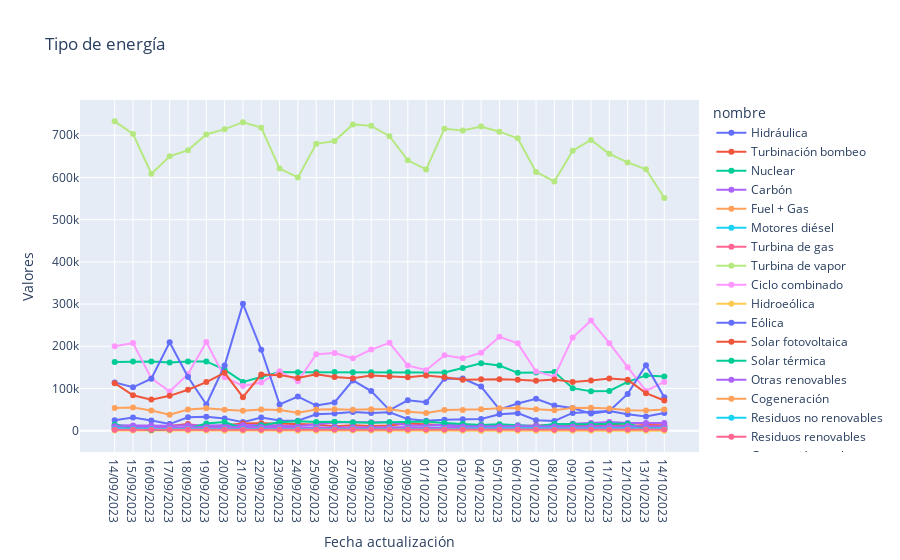

Source (notebook cell):
### Code cell
px.line(data_frame = df_generacion, x = 'Fecha actualización', y = 'Valores', color = 'nombre',
        line_group= 'tipo de energía',
        title= 'Tipo de energía',
        markers = True)

### Figure 1 — Plotly figure (JSON) as saved in the notebook; plotly's stock layout.template omitted (floating-point values rounded to 4 significant figures)
{"data": [{"hovertemplate": "nombre=Hidráulica<br>tipo de energía=Renovable<br>Fecha actualización=%{x}<br>Valores=%{y}<extra></extra>", "legendgroup": "Hidráulica", "line": {"color": "#636efa", "dash": "solid"}, "marker": {"symbol": "circle"}, "mode": "lines+markers", "name": "Hidráulica", "orientation": "v", "showlegend": true, "type": "scatter", "x": ["14/09/2023", "15/09/2023", "16/09/2023", "17/09/2023", "18/09/2023", "19/09/2023", "20/09/2023", "21/09/2023", "22/09/2023", "23/09/2023", "24/09/2023", "25/09/2023", "26/09/2023", "27/09/2023", "28/09/2023", "29/09/2023", "30/09/2023", "01/10/2023", "02/10/2023", "03/10/2023", "04/10/2023", "05/10/2023", "06/10/2023", "07/10/2023", "08/10/2023", "09/10/2023", "10/10/2023", "11/10/2023", "12/10/2023", "13/10/2023", "14/10/2023"], "xaxis": "x", "y": [24810.0, 31050.0, 24150.0, 15560.0, 31780.0, 33070.0, 29080.0, 20210.0, 31120.0, 24340.0, 23310.0, 38970.0, 40810.0, 44280.0, 41710.0, 43510.0, 27450.0, 23510.0, 25840.0, 27090.0, 27620.0, 38750.0, 41530.0, 24530.0, 22870.0, 41940.0, 43710.0, 46670.0, 38680.0, 33760.0, 41600.0], "yaxis": "y"}, {"hovertemplate": "nombre=Turbinación bombeo<br>tipo de energía=No-Renovable<br>Fecha actualización=%{x}<br>Valores=%{y}<extra></extra>", "legendgroup": "Turbinación bombeo", "line": {"color": "#EF553B", "dash": "solid"}, "marker": {"symbol": "circle"}, "mode": "lines+markers", "name": "Turbinación bombeo", "orientation": "v", "showlegend": true, "type": "scatter", "x": ["14/09/2023", "15/09/2023", "16/09/2023", "17/09/2023", "18/09/2023", "19/09/2023", "20/09/2023", "21/09/2023", "22/09/2023", "23/09/2023", "24/09/2023", "25/09/2023", "26/09/2023", "27/09/2023", "28/09/2023", "29/09/2023", "30/09/2023", "01/10/2023", "02/10/2023", "03/10/2023", "04/10/2023", "05/10/2023", "06/10/2023", "07/10/2023", "08/10/2023", "09/10/2023", "10/10/2023", "11/10/2023", "12/10/2023", "13/10/2023", "14/10/2023"], "xaxis": "x", "y": [8771.0, 10600.0, 10800.0, 11030.0, 15820.0, 7985.0, 12820.0, 16810.0, 17310.0, 16400.0, 14720.0, 14650.0, 10640.0, 12960.0, 11140.0, 11970.0, 17000.0, 15330.0, 13880.0, 10750.0, 13200.0, 7383.0, 10280.0, 12320.0, 13200.0, 13080.0, 10480.0, 15060.0, 10890.0, 13480.0, 12820.0], "yaxis": "y"}, {"hovertemplate": "nombre=Nuclear<br>tipo de energía=No-Renovable<br>Fecha actualización=%{x}<br>Valores=%{y}<extra></extra>", "legendgroup": "Nuclear", "line": {"color": "#00cc96", "dash": "solid"}, "marker": {"symbol": "circle"}, "mode": "lines+markers", "name": "Nuclear", "orientation": "v", "showlegend": true, "type": "scatter", "x": ["14/09/2023", "15/09/2023", "16/09/2023", "17/09/2023", "18/09/2023", "19/09/2023", "20/09/2023", "21/09/2023", "22/09/2023", "23/09/2023", "24/09/2023", "25/09/2023", "26/09/2023", "27/09/2023", "28/09/2023", "29/09/2023", "30/09/2023", "01/10/2023", "02/10/2023", "03/10/2023", "04/10/2023", "05/10/2023", "06/10/2023", "07/10/2023", "08/10/2023", "09/10/2023", "10/10/2023", "11/10/2023", "12/10/2023", "13/10/2023", "14/10/2023"], "xaxis": "x", "y": [162700.0, 163700.0, 163800.0, 161600.0, 163900.0, 164100.0, 144400.0, 115400.0, 127700.0, 139100.0, 138500.0, 138500.0, 138800.0, 138500.0, 138400.0, 138300.0, 138200.0, 137700.0, 138000.0, 148400.0, 159600.0, 154300.0, 137000.0, 137700.0, 138800.0, 100700.0, 93270.0, 93960.0, 115500.0, 130900.0, 128400.0], "yaxis": "y"}, {"hovertemplate": "nombre=Carbón<br>tipo de energía=No-Renovable<br>Fecha actualización=%{x}<br>Valores=%{y}<extra></extra>", "legendgroup": "Carbón", "line": {"color": "#ab63fa", "dash": "solid"}, "marker": {"symbol": "circle"}, "mode": "lines+markers", "name": "Carbón", "orientation": "v", "showlegend": true, "type": "scatter", "x": ["14/09/2023", "15/09/2023", "16/09/2023", "17/09/2023", "18/09/2023", "19/09/2023", "20/09/2023", "21/09/2023", "22/09/2023", "23/09/2023", "24/09/2023", "25/09/2023", "26/09/2023", "27/09/2023", "28/09/2023", "29/09/2023", "30/09/2023", "01/10/2023", "02/10/2023", "03/10/2023", "04/10/2023", "05/10/2023", "06/10/2023", "07/10/2023", "08/10/2023", "09/10/2023", "10/10/2023", "11/10/2023", "12/10/2023", "13/10/2023", "14/10/2023"], "xaxis": "x", "y": [12940.0, 12410.0, 12100.0, 11520.0, 12920.0, 11970.0, 12900.0, 13550.0, 13200.0, 11660.0, 10730.0, 15120.0, 19460.0, 19890.0, 19830.0, 20140.0, 12660.0, 12120.0, 13780.0, 12720.0, 13600.0, 12800.0, 12860.0, 11370.0, 12240.0, 16360.0, 18240.0, 20320.0, 17950.0, 18330.0, 18290.0], "yaxis": "y"}, {"hovertemplate": "nombre=Fuel + Gas<br>tipo de energía=No-Renovable<br>Fecha actualización=%{x}<br>Valores=%{y}<extra></extra>", "legendgroup": "Fuel + Gas", "line": {"color": "#FFA15A", "dash": "solid"}, "marker": {"symbol": "circle"}, "mode": "lines+markers", "name": "Fuel + Gas", "orientation": "v", "showlegend": true, "type": "scatter", "x": ["04/10/2023"], "xaxis": "x", "y": [-0.001], "yaxis": "y"}, {"hovertemplate": "nombre=Motores diésel<br>tipo de energía=No-Renovable<br>Fecha actualización=%{x}<br>Valores=%{y}<extra></extra>", "legendgroup": "Motores diésel", "line": {"color": "#19d3f3", "dash": "solid"}, "marker": {"symbol": "circle"}, "mode": "lines+markers", "name": "Motores diésel", "orientation": "v", "showlegend": true, "type": "scatter", "x": ["14/09/2023", "15/09/2023", "16/09/2023", "17/09/2023", "18/09/2023", "19/09/2023", "20/09/2023", "21/09/2023", "22/09/2023", "23/09/2023", "24/09/2023", "25/09/2023", "26/09/2023", "27/09/2023", "28/09/2023", "29/09/2023", "30/09/2023", "01/10/2023", "02/10/2023", "03/10/2023", "04/10/2023", "05/10/2023", "06/10/2023", "07/10/2023", "08/10/2023", "09/10/2023", "10/10/2023", "11/10/2023", "12/10/2023", "13/10/2023", "14/10/2023"], "xaxis": "x", "y": [6896.0, 7183.0, 7680.0, 6553.0, 6491.0, 6681.0, 7016.0, 6738.0, 6893.0, 6408.0, 6303.0, 7001.0, 6416.0, 5919.0, 5954.0, 7659, 7695.0, 6580.0, 7236.0, 7788.0, 7230.0, 7839.0, 7955.0, 7535.0, 7311.0, 8277.0, 8367.0, 8138.0, 7445.0, 8311.0, 8323.0], "yaxis": "y"}, {"hovertemplate": "nombre=Turbina de gas<br>tipo de energía=No-Renovable<br>Fecha actualización=%{x}<br>Valores=%{y}<extra></extra>", "legendgroup": "Turbina de gas", "line": {"color": "#FF6692", "dash": "solid"}, "marker": {"symbol": "circle"}, "mode": "lines+markers", "name": "Turbina de gas", "orientation": "v", "showlegend": true, "type": "scatter", "x": ["14/09/2023", "15/09/2023", "16/09/2023", "17/09/2023", "18/09/2023", "19/09/2023", "20/09/2023", "21/09/2023", "22/09/2023", "23/09/2023", "24/09/2023", "25/09/2023", "26/09/2023", "27/09/2023", "28/09/2023", "29/09/2023", "30/09/2023", "01/10/2023", "02/10/2023", "03/10/2023", "04/10/2023", "05/10/2023", "06/10/2023", "07/10/2023", "08/10/2023", "09/10/2023", "10/10/2023", "11/10/2023", "12/10/2023", "13/10/2023", "14/10/2023"], "xaxis": "x", "y": [2751.0, 3074.0, 2142.0, 1995.0, 3068.0, 2371.0, 2011.0, 1744.0, 1559.0, 1222.0, 1361.0, 1900.0, 2318.0, 2090.0, 1939.0, 1689.0, 2080.0, 1659.0, 2860.0, 3299.0, 3058.0, 3402.0, 2838.0, 2113.0, 2138.0, 3442.0, 3338.0, 3509.0, 1708.0, 2989.0, 1913.0], "yaxis": "y"}, {"hovertemplate": "nombre=Turbina de vapor<br>tipo de energía=No-Renovable<br>Fecha actualización=%{x}<br>Valores=%{y}<extra></extra>", "legendgroup": "Turbina de vapor", "line": {"color": "#B6E880", "dash": "solid"}, "marker": {"symbol": "circle"}, "mode": "lines+markers", "name": "Turbina de vapor", "orientation": "v", "showlegend": true, "type": "scatter", "x": ["14/09/2023", "15/09/2023", "16/09/2023", "17/09/2023", "18/09/2023", "19/09/2023", "20/09/2023", "21/09/2023", "22/09/2023", "23/09/2023", "24/09/2023", "25/09/2023", "26/09/2023", "27/09/2023", "28/09/2023", "29/09/2023", "30/09/2023", "01/10/2023", "02/10/2023", "03/10/2023", "04/10/2023", "05/10/2023", "06/10/2023", "07/10/2023", "08/10/2023", "09/10/2023", "10/10/2023", "11/10/2023", "12/10/2023", "13/10/2023", "14/10/2023"], "xaxis": "x", "y": [2695.0, 2756.0, 2921.0, 2875.0, 3207.0, 3308.0, 3272.0, 3409.0, 3504.0, 3310.0, 3177.0, 4153.0, 3578.0, 3393.0, 3515.0, 4475.0, 3879.0, 3686.0, 3804.0, 3988.0, 4626.0, 4715.0, 4919.0, 4981.0, 4575.0, 4451.0, 4839.0, 4265.0, 3501.0, 4086.0, 3684.0], "yaxis": "y"}, {"hovertemplate": "nombre=Ciclo combinado<br>tipo de energía=No-Renovable<br>Fecha actualización=%{x}<br>Valores=%{y}<extra></extra>", "legendgroup": "Ciclo combinado", "line": {"color": "#FF97FF", "dash": "solid"}, "marker": {"symbol": "circle"}, "mode": "lines+markers", "name": "Ciclo combinado", "orientation": "v", "showlegend": true, "type": "scatter", "x": ["14/09/2023", "15/09/2023", "16/09/2023", "17/09/2023", "18/09/2023", "19/09/2023", "20/09/2023", "21/09/2023", "22/09/2023", "23/09/2023", "24/09/2023", "25/09/2023", "26/09/2023", "27/09/2023", "28/09/2023", "29/09/2023", "30/09/2023", "01/10/2023", "02/10/2023", "03/10/2023", "04/10/2023", "05/10/2023", "06/10/2023", "07/10/2023", "08/10/2023", "09/10/2023", "10/10/2023", "11/10/2023", "12/10/2023", "13/10/2023", "14/10/2023"], "xaxis": "x", "y": [199800.0, 207600.0, 123900.0, 92830.0, 133900.0, 210200.0, 126700.0, 105900.0, 114000.0, 140600.0, 117100.0, 181000.0, 183900.0, 171400.0, 192100.0, 208100.0, 154400.0, 143100.0, 178600.0, 171400.0, 184500.0, 222300.0, 206900.0, 140300.0, 128000.0, 220600.0, 260800.0, 207400.0, 150300.0, 94090.0, 115600.0], "yaxis": "y"}, {"hovertemplate": "nombre=Hidroeólica<br>tipo de energía=Renovable<br>Fecha actualización=%{x}<br>Valores=%{y}<extra></extra>", "legendgroup": "Hidroeólica", "line": {"color": "#FECB52", "dash": "solid"}, "marker": {"symbol": "circle"}, "mode": "lines+markers", "name": "Hidroeólica", "orientation": "v", "showlegend": true, "type": "scatter", "x": ["14/09/2023", "15/09/2023", "16/09/2023", "17/09/2023", "18/09/2023", "19/09/2023", "20/09/2023", "21/09/2023", "22/09/2023", "23/09/2023", "24/09/2023", "25/09/2023", "26/09/2023", "27/09/2023", "28/09/2023", "29/09/2023", "30/09/2023", "01/10/2023", "02/10/2023", "03/10/2023", "04/10/2023", "05/10/2023", "06/10/2023", "07/10/2023", "08/10/2023", "09/10/2023", "10/10/2023", "11/10/2023", "12/10/2023", "13/10/2023", "14/10/2023"], "xaxis": "x", "y": [75.19, 71.51, 24.82, 71.8, 82.06, 97.68, 42.12, 43.43, 49.38, 50.17, 40.15, 54.19, 69.27, 93.93, 95.33, 28.09, -2.192, -0.077, 2.047, 21.27, 26.19, 2.947, 3.604, 4.891, 13.57, 10.62, 6.117, 14.36, 0.664, 0.94, 1.746], "yaxis": "y"}, {"hovertemplate": "nombre=Eólica<br>tipo de energía=Renovable<br>Fecha actualización=%{x}<br>Valores=%{y}<extra></extra>", "legendgroup": "Eólica", "line": {"color": "#636efa", "dash": "solid"}, "marker": {"symbol": "circle"}, "mode": "lines+markers", "name": "Eólica", "orientation": "v", "showlegend": true, "type": "scatter", "x": ["14/09/2023", "15/09/2023", "16/09/2023", "17/09/2023", "18/09/2023", "19/09/2023", "20/09/2023", "21/09/2023", "22/09/2023", "23/09/2023", "24/09/2023", "25/09/2023", "26/09/2023", "27/09/2023", "28/09/2023", "29/09/2023", "30/09/2023", "01/10/2023", "02/10/2023", "03/10/2023", "04/10/2023", "05/10/2023", "06/10/2023", "07/10/2023", "08/10/2023", "09/10/2023", "10/10/2023", "11/10/2023", "12/10/2023", "13/10/2023", "14/10/2023"], "xaxis": "x", "y": [114400.0, 102700.0, 123200.0, 209500.0, 127100.0, 61870.0, 154400.0, 300400.0, 191700.0, 62210.0, 80960.0, 59480.0, 66700.0, 119100.0, 93720.0, 48740.0, 71790.0, 67340.0, 123200.0, 123400.0, 104400.0, 50450.0, 64420.0, 75520.0, 59590.0, 53810.0, 40360.0, 46530.0, 87100.0, 155100.0, 78890.0], "yaxis": "y"}, {"hovertemplate": "nombre=Solar fotovoltaica<br>tipo de energía=Renovable<br>Fecha actualización=%{x}<br>Valores=%{y}<extra></extra>", "legendgroup": "Solar fotovoltaica", "line": {"color": "#EF553B", "dash": "solid"}, "marker": {"symbol": "circle"}, "mode": "lines+markers", "name": "Solar fotovoltaica", "orientation": "v", "showlegend": true, "type": "scatter", "x": ["14/09/2023", "15/09/2023", "16/09/2023", "17/09/2023", "18/09/2023", "19/09/2023", "20/09/2023", "21/09/2023", "22/09/2023", "23/09/2023", "24/09/2023", "25/09/2023", "26/09/2023", "27/09/2023", "28/09/2023", "29/09/2023", "30/09/2023", "01/10/2023", "02/10/2023", "03/10/2023", "04/10/2023", "05/10/2023", "06/10/2023", "07/10/2023", "08/10/2023", "09/10/2023", "10/10/2023", "11/10/2023", "12/10/2023", "13/10/2023", "14/10/2023"], "xaxis": "x", "y": [112500.0, 83970.0, 73570.0, 82520.0, 97000.0, 115100.0, 136900.0, 79270.0, 133000.0, 131600.0, 124600.0, 133600.0, 127300.0, 124400.0, 130400.0, 128500.0, 126400.0, 130700.0, 126600.0, 120700.0, 121800.0, 121500.0, 120700.0, 118500.0, 121500.0, 115100.0, 118800.0, 123600.0, 120400.0, 88910.0, 71360.0], "yaxis": "y"}, {"hovertemplate": "nombre=Solar térmica<br>tipo de energía=Renovable<br>Fecha actualización=%{x}<br>Valores=%{y}<extra></extra>", "legendgroup": "Solar térmica", "line": {"color": "#00cc96", "dash": "solid"}, "marker": {"symbol": "circle"}, "mode": "lines+markers", "name": "Solar térmica", "orientation": "v", "showlegend": true, "type": "scatter", "x": ["14/09/2023", "15/09/2023", "16/09/2023", "17/09/2023", "18/09/2023", "19/09/2023", "20/09/2023", "21/09/2023", "22/09/2023", "23/09/2023", "24/09/2023", "25/09/2023", "26/09/2023", "27/09/2023", "28/09/2023", "29/09/2023", "30/09/2023", "01/10/2023", "02/10/2023", "03/10/2023", "04/10/2023", "05/10/2023", "06/10/2023", "07/10/2023", "08/10/2023", "09/10/2023", "10/10/2023", "11/10/2023", "12/10/2023", "13/10/2023", "14/10/2023"], "xaxis": "x", "y": [14430.0, 6282.0, 1329.0, 2884.0, 4759.0, 16800.0, 20320.0, 5231.0, 12840.0, 19950.0, 22560.0, 20530.0, 21100.0, 19450.0, 18620.0, 19660.0, 19700.0, 21470.0, 18330.0, 16070.0, 13370.0, 15050.0, 12170.0, 10160.0, 15610.0, 14940.0, 15090.0, 16530.0, 16130.0, 4994.0, 3829.0], "yaxis": "y"}, {"hovertemplate": "nombre=Otras renovables<br>tipo de energía=Renovable<br>Fecha actualización=%{x}<br>Valores=%{y}<extra></extra>", "legendgroup": "Otras renovables", "line": {"color": "#ab63fa", "dash": "solid"}, "marker": {"symbol": "circle"}, "mode": "lines+markers", "name": "Otras renovables", "orientation": "v", "showlegend": true, "type": "scatter", "x": ["14/09/2023", "15/09/2023", "16/09/2023", "17/09/2023", "18/09/2023", "19/09/2023", "20/09/2023", "21/09/2023", "22/09/2023", "23/09/2023", "24/09/2023", "25/09/2023", "26/09/2023", "27/09/2023", "28/09/2023", "29/09/2023", "30/09/2023", "01/10/2023", "02/10/2023", "03/10/2023", "04/10/2023", "05/10/2023", "06/10/2023", "07/10/2023", "08/10/2023", "09/10/2023", "10/10/2023", "11/10/2023", "12/10/2023", "13/10/2023", "14/10/2023"], "xaxis": "x", "y": [10620.0, 10810.0, 9480.0, 7427.0, 7906.0, 8720.0, 8347.0, 8638.0, 8869.0, 8998.0, 7589.0, 7919.0, 7809.0, 7818.0, 7734.0, 7933.0, 8141.0, 7085.0, 7468.0, 9854.0, 10250.0, 10110.0, 10830.0, 10400.0, 9847.0, 10100.0, 10460.0, 10920.0, 10910.0, 10130.0, 10130.0], "yaxis": "y"}, {"hovertemplate": "nombre=Cogeneración<br>tipo de energía=No-Renovable<br>Fecha actualización=%{x}<br>Valores=%{y}<extra></extra>", "legendgroup": "Cogeneración", "line": {"color": "#FFA15A", "dash": "solid"}, "marker": {"symbol": "circle"}, "mode": "lines+markers", "name": "Cogeneración", "orientation": "v", "showlegend": true, "type": "scatter", "x": ["14/09/2023", "15/09/2023", "16/09/2023", "17/09/2023", "18/09/2023", "19/09/2023", "20/09/2023", "21/09/2023", "22/09/2023", "23/09/2023", "24/09/2023", "25/09/2023", "26/09/2023", "27/09/2023", "28/09/2023", "29/09/2023", "30/09/2023", "01/10/2023", "02/10/2023", "03/10/2023", "04/10/2023", "05/10/2023", "06/10/2023", "07/10/2023", "08/10/2023", "09/10/2023", "10/10/2023", "11/10/2023", "12/10/2023", "13/10/2023", "14/10/2023"], "xaxis": "x", "y": [53490.0, 54780.0, 47630.0, 37680.0, 50170.0, 52970.0, 49710.0, 47310.0, 50000.0, 48660.0, 42270.0, 49990.0, 50970.0, 49620.0, 50450.0, 50700.0, 44710.0, 42110.0, 49200.0, 49220.0, 50470.0, 53120.0, 53830.0, 50790.0, 48590.0, 53970.0, 54220.0, 52340.0, 48350.0, 47680.0, 50000.0], "yaxis": "y"}, {"hovertemplate": "nombre=Residuos no renovables<br>tipo de energía=No-Renovable<br>Fecha actualización=%{x}<br>Valores=%{y}<extra></extra>", "legendgroup": "Residuos no renovables", "line": {"color": "#19d3f3", "dash": "solid"}, "marker": {"symbol": "circle"}, "mode": "lines+markers", "name": "Residuos no renovables", "orientation": "v", "showlegend": true, "type": "scatter", "x": ["14/09/2023", "15/09/2023", "16/09/2023", "17/09/2023", "18/09/2023", "19/09/2023", "20/09/2023", "21/09/2023", "22/09/2023", "23/09/2023", "24/09/2023", "25/09/2023", "26/09/2023", "27/09/2023", "28/09/2023", "29/09/2023", "30/09/2023", "01/10/2023", "02/10/2023", "03/10/2023", "04/10/2023", "05/10/2023", "06/10/2023", "07/10/2023", "08/10/2023", "09/10/2023", "10/10/2023", "11/10/2023", "12/10/2023", "13/10/2023", "14/10/2023"], "xaxis": "x", "y": [3780.0, 3840.0, 3723.0, 3757.0, 3934.0, 4036.0, 3978.0, 3902.0, 3896.0, 4144.0, 4075.0, 4180.0, 4074.0, 4202.0, 4032.0, 3915.0, 3905.0, 3961.0, 4023.0, 4001.0, 4025.0, 4031.0, 4070.0, 4239.0, 4018.0, 4155.0, 4252.0, 4303.0, 4061.0, 4035.0, 4013.0], "yaxis": "y"}, {"hovertemplate": "nombre=Residuos renovables<br>tipo de energía=Renovable<br>Fecha actualización=%{x}<br>Valores=%{y}<extra></extra>", "legendgroup": "Residuos renovables", "line": {"color": "#FF6692", "dash": "solid"}, "marker": {"symbol": "circle"}, "mode": "lines+markers", "name": "Residuos renovables", "orientation": "v", "showlegend": true, "type": "scatter", "x": ["14/09/2023", "15/09/2023", "16/09/2023", "17/09/2023", "18/09/2023", "19/09/2023", "20/09/2023", "21/09/2023", "22/09/2023", "23/09/2023", "24/09/2023", "25/09/2023", "26/09/2023", "27/09/2023", "28/09/2023", "29/09/2023", "30/09/2023", "01/10/2023", "02/10/2023", "03/10/2023", "04/10/2023", "05/10/2023", "06/10/2023", "07/10/2023", "08/10/2023", "09/10/2023", "10/10/2023", "11/10/2023", "12/10/2023", "13/10/2023", "14/10/2023"], "xaxis": "x", "y": [2299.0, 2406.0, 2384.0, 2473.0, 2605.0, 2621.0, 2560.0, 2416.0, 2391.0, 2479.0, 2550.0, 2650.0, 2539.0, 2655.0, 2660.0, 2616.0, 2606.0, 2674.0, 2715.0, 2691.0, 2713.0, 2733.0, 2739.0, 2595.0, 2420.0, 2438.0, 2494.0, 2612.0, 2638.0, 2717.0, 2656.0], "yaxis": "y"}, {"hovertemplate": "nombre=Generación total<br>tipo de energía=Generación total<br>Fecha actualización=%{x}<br>Valores=%{y}<extra></extra>", "legendgroup": "Generación total", "line": {"color": "#B6E880", "dash": "solid"}, "marker": {"symbol": "circle"}, "mode": "lines+markers", "name": "Generación total", "orientation": "v", "showlegend": true, "type": "scatter", "x": ["14/09/2023", "15/09/2023", "16/09/2023", "17/09/2023", "18/09/2023", "19/09/2023", "20/09/2023", "21/09/2023", "22/09/2023", "23/09/2023", "24/09/2023", "25/09/2023", "26/09/2023", "27/09/2023", "28/09/2023", "29/09/2023", "30/09/2023", "01/10/2023", "02/10/2023", "03/10/2023", "04/10/2023", "05/10/2023", "06/10/2023", "07/10/2023", "08/10/2023", "09/10/2023", "10/10/2023", "11/10/2023", "12/10/2023", "13/10/2023", "14/10/2023"], "xaxis": "x", "y": [733000.0, 703300.0, 608900.0, 650300.0, 664700.0, 701900.0, 714500.0, 731000.0, 718100.0, 621100.0, 599900.0, 679800.0, 686400.0, 725800.0, 722300.0, 697900.0, 640600.0, 619100.0, 715500.0, 711300.0, 720500.0, 708500.0, 693000.0, 613000.0, 590600.0, 663300.0, 688800.0, 656100.0, 635600.0, 619500.0, 551500.0], "yaxis": "y"}], "layout": {"legend": {"title": {"text": "nombre"}, "tracegroupgap": 0}, "title": {"text": "Tipo de energía"}, "xaxis": {"anchor": "y", "domain": [0, 1], "title": {"text": "Fecha actualización"}}, "yaxis": {"anchor": "x", "domain": [0, 1], "title": {"text": "Valores"}}}}
